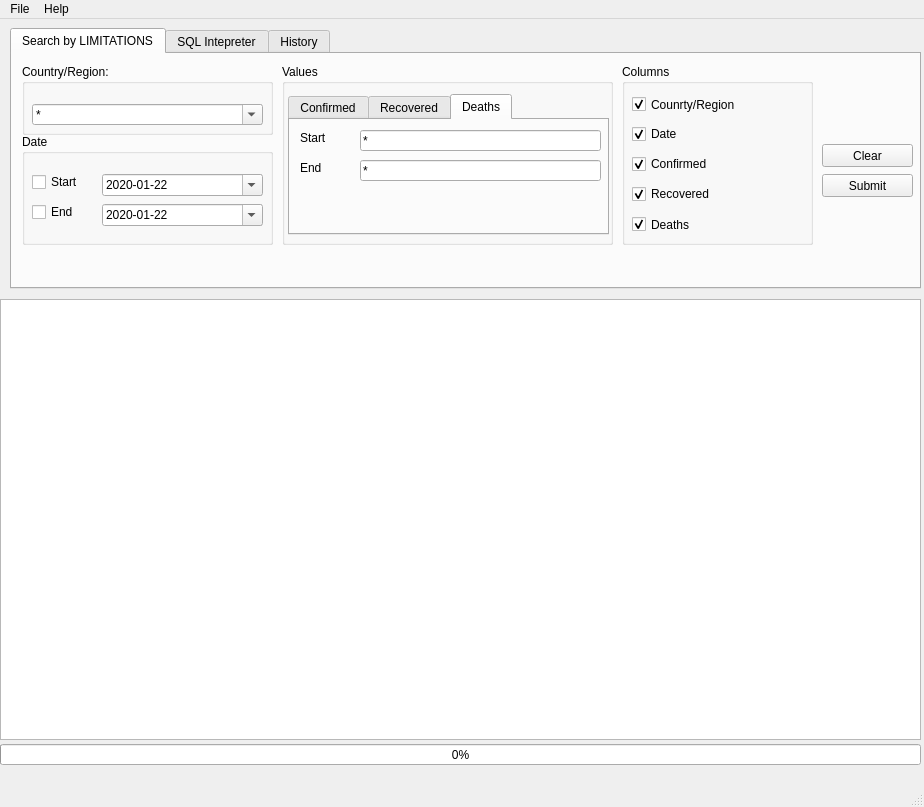
<?xml version="1.0" encoding="UTF-8"?>
<ui version="4.0">
 <class>MainWindow</class>
 <widget class="QMainWindow" name="MainWindow">
  <property name="geometry">
   <rect>
    <x>0</x>
    <y>0</y>
    <width>924</width>
    <height>807</height>
   </rect>
  </property>
  <property name="windowTitle">
   <string>pyCOVID</string>
  </property>
  <property name="windowIcon">
   <iconset>
    <normaloff>COVID-19.jpg</normaloff>COVID-19.jpg</iconset>
  </property>
  <widget class="QWidget" name="centralwidget">
   <widget class="QTabWidget" name="tabWidget">
    <property name="geometry">
     <rect>
      <x>10</x>
      <y>9</y>
      <width>911</width>
      <height>261</height>
     </rect>
    </property>
    <property name="currentIndex">
     <number>0</number>
    </property>
    <widget class="QWidget" name="tab">
     <attribute name="title">
      <string>Search by LIMITATIONS</string>
     </attribute>
     <widget class="QPushButton" name="submitVALUE">
      <property name="geometry">
       <rect>
        <x>810</x>
        <y>120</y>
        <width>91</width>
        <height>23</height>
       </rect>
      </property>
      <property name="text">
       <string>Submit</string>
      </property>
     </widget>
     <widget class="QGroupBox" name="groupBox">
      <property name="geometry">
       <rect>
        <x>10</x>
        <y>80</y>
        <width>251</width>
        <height>111</height>
       </rect>
      </property>
      <property name="title">
       <string>Date</string>
      </property>
      <widget class="QDateEdit" name="dateStart">
       <property name="geometry">
        <rect>
         <x>80</x>
         <y>40</y>
         <width>161</width>
         <height>22</height>
        </rect>
       </property>
       <property name="dateTime">
        <datetime>
         <hour>0</hour>
         <minute>0</minute>
         <second>0</second>
         <year>2020</year>
         <month>1</month>
         <day>22</day>
        </datetime>
       </property>
       <property name="displayFormat">
        <string>yyyy-MM-dd</string>
       </property>
       <property name="calendarPopup">
        <bool>true</bool>
       </property>
      </widget>
      <widget class="QDateEdit" name="dateEnd">
       <property name="geometry">
        <rect>
         <x>80</x>
         <y>70</y>
         <width>161</width>
         <height>22</height>
        </rect>
       </property>
       <property name="dateTime">
        <datetime>
         <hour>0</hour>
         <minute>0</minute>
         <second>0</second>
         <year>2020</year>
         <month>1</month>
         <day>22</day>
        </datetime>
       </property>
       <property name="displayFormat">
        <string>yyyy-MM-dd</string>
       </property>
       <property name="calendarPopup">
        <bool>true</bool>
       </property>
      </widget>
      <widget class="QCheckBox" name="checkBoxDateStart">
       <property name="geometry">
        <rect>
         <x>10</x>
         <y>40</y>
         <width>51</width>
         <height>16</height>
        </rect>
       </property>
       <property name="text">
        <string>Start</string>
       </property>
      </widget>
      <widget class="QCheckBox" name="checkBoxDateEnd">
       <property name="geometry">
        <rect>
         <x>10</x>
         <y>70</y>
         <width>51</width>
         <height>16</height>
        </rect>
       </property>
       <property name="text">
        <string>End</string>
       </property>
      </widget>
     </widget>
     <widget class="QGroupBox" name="groupBox_2">
      <property name="geometry">
       <rect>
        <x>10</x>
        <y>10</y>
        <width>251</width>
        <height>71</height>
       </rect>
      </property>
      <property name="title">
       <string>Country/Region:</string>
      </property>
      <widget class="QComboBox" name="contySelect">
       <property name="geometry">
        <rect>
         <x>10</x>
         <y>40</y>
         <width>231</width>
         <height>21</height>
        </rect>
       </property>
       <property name="editable">
        <bool>true</bool>
       </property>
       <property name="currentText">
        <string>*</string>
       </property>
      </widget>
     </widget>
     <widget class="QGroupBox" name="groupBox_3">
      <property name="geometry">
       <rect>
        <x>270</x>
        <y>10</y>
        <width>331</width>
        <height>181</height>
       </rect>
      </property>
      <property name="title">
       <string>Values</string>
      </property>
      <widget class="QTabWidget" name="tabWidget_2">
       <property name="geometry">
        <rect>
         <x>6</x>
         <y>30</y>
         <width>321</width>
         <height>141</height>
        </rect>
       </property>
       <property name="currentIndex">
        <number>2</number>
       </property>
       <widget class="QWidget" name="tab_3">
        <attribute name="title">
         <string>Confirmed</string>
        </attribute>
        <widget class="QLineEdit" name="CS">
         <property name="geometry">
          <rect>
           <x>70</x>
           <y>10</y>
           <width>241</width>
           <height>21</height>
          </rect>
         </property>
         <property name="text">
          <string>*</string>
         </property>
        </widget>
        <widget class="QLineEdit" name="CE">
         <property name="geometry">
          <rect>
           <x>70</x>
           <y>40</y>
           <width>241</width>
           <height>21</height>
          </rect>
         </property>
         <property name="text">
          <string>*</string>
         </property>
        </widget>
        <widget class="QLabel" name="label">
         <property name="geometry">
          <rect>
           <x>10</x>
           <y>10</y>
           <width>54</width>
           <height>16</height>
          </rect>
         </property>
         <property name="text">
          <string>Start</string>
         </property>
        </widget>
        <widget class="QLabel" name="label_2">
         <property name="geometry">
          <rect>
           <x>10</x>
           <y>40</y>
           <width>54</width>
           <height>16</height>
          </rect>
         </property>
         <property name="text">
          <string>End</string>
         </property>
        </widget>
       </widget>
       <widget class="QWidget" name="tab_4">
        <attribute name="title">
         <string>Recovered</string>
        </attribute>
        <widget class="QLineEdit" name="RS">
         <property name="geometry">
          <rect>
           <x>70</x>
           <y>10</y>
           <width>241</width>
           <height>21</height>
          </rect>
         </property>
         <property name="text">
          <string>*</string>
         </property>
        </widget>
        <widget class="QLineEdit" name="RE">
         <property name="geometry">
          <rect>
           <x>70</x>
           <y>40</y>
           <width>241</width>
           <height>21</height>
          </rect>
         </property>
         <property name="text">
          <string>*</string>
         </property>
        </widget>
        <widget class="QLabel" name="label_3">
         <property name="geometry">
          <rect>
           <x>10</x>
           <y>10</y>
           <width>54</width>
           <height>16</height>
          </rect>
         </property>
         <property name="text">
          <string>Start</string>
         </property>
        </widget>
        <widget class="QLabel" name="label_4">
         <property name="geometry">
          <rect>
           <x>10</x>
           <y>40</y>
           <width>54</width>
           <height>16</height>
          </rect>
         </property>
         <property name="text">
          <string>End</string>
         </property>
        </widget>
       </widget>
       <widget class="QWidget" name="tab_5">
        <attribute name="title">
         <string>Deaths</string>
        </attribute>
        <widget class="QLineEdit" name="DS">
         <property name="geometry">
          <rect>
           <x>70</x>
           <y>10</y>
           <width>241</width>
           <height>21</height>
          </rect>
         </property>
         <property name="text">
          <string>*</string>
         </property>
        </widget>
        <widget class="QLineEdit" name="DE">
         <property name="geometry">
          <rect>
           <x>70</x>
           <y>40</y>
           <width>241</width>
           <height>21</height>
          </rect>
         </property>
         <property name="text">
          <string>*</string>
         </property>
        </widget>
        <widget class="QLabel" name="label_5">
         <property name="geometry">
          <rect>
           <x>10</x>
           <y>10</y>
           <width>54</width>
           <height>16</height>
          </rect>
         </property>
         <property name="text">
          <string>Start</string>
         </property>
        </widget>
        <widget class="QLabel" name="label_6">
         <property name="geometry">
          <rect>
           <x>10</x>
           <y>40</y>
           <width>54</width>
           <height>16</height>
          </rect>
         </property>
         <property name="text">
          <string>End</string>
         </property>
        </widget>
       </widget>
      </widget>
     </widget>
     <widget class="QGroupBox" name="groupBox_4">
      <property name="geometry">
       <rect>
        <x>610</x>
        <y>10</y>
        <width>191</width>
        <height>181</height>
       </rect>
      </property>
      <property name="title">
       <string>Columns</string>
      </property>
      <widget class="QCheckBox" name="checkBoxCR">
       <property name="geometry">
        <rect>
         <x>10</x>
         <y>30</y>
         <width>171</width>
         <height>21</height>
        </rect>
       </property>
       <property name="text">
        <string>Counrty/Region</string>
       </property>
       <property name="checked">
        <bool>true</bool>
       </property>
      </widget>
      <widget class="QCheckBox" name="checkBoxDate">
       <property name="geometry">
        <rect>
         <x>10</x>
         <y>60</y>
         <width>111</width>
         <height>20</height>
        </rect>
       </property>
       <property name="text">
        <string>Date</string>
       </property>
       <property name="checked">
        <bool>true</bool>
       </property>
      </widget>
      <widget class="QCheckBox" name="checkBoxC">
       <property name="geometry">
        <rect>
         <x>10</x>
         <y>90</y>
         <width>111</width>
         <height>20</height>
        </rect>
       </property>
       <property name="text">
        <string>Confirmed</string>
       </property>
       <property name="checked">
        <bool>true</bool>
       </property>
      </widget>
      <widget class="QCheckBox" name="checkBoxR">
       <property name="geometry">
        <rect>
         <x>10</x>
         <y>120</y>
         <width>111</width>
         <height>20</height>
        </rect>
       </property>
       <property name="text">
        <string>Recovered</string>
       </property>
       <property name="checked">
        <bool>true</bool>
       </property>
      </widget>
      <widget class="QCheckBox" name="checkBoxD">
       <property name="geometry">
        <rect>
         <x>10</x>
         <y>150</y>
         <width>111</width>
         <height>21</height>
        </rect>
       </property>
       <property name="text">
        <string>Deaths</string>
       </property>
       <property name="checked">
        <bool>true</bool>
       </property>
      </widget>
     </widget>
     <widget class="QPushButton" name="clear">
      <property name="geometry">
       <rect>
        <x>810</x>
        <y>90</y>
        <width>91</width>
        <height>23</height>
       </rect>
      </property>
      <property name="text">
       <string>Clear</string>
      </property>
     </widget>
     <widget class="QLabel" name="label_9">
      <property name="geometry">
       <rect>
        <x>820</x>
        <y>10</y>
        <width>71</width>
        <height>71</height>
       </rect>
      </property>
      <property name="text">
       <string/>
      </property>
      <property name="pixmap">
       <pixmap>COVID-19.jpg</pixmap>
      </property>
      <property name="scaledContents">
       <bool>true</bool>
      </property>
     </widget>
    </widget>
    <widget class="QWidget" name="tab_2">
     <attribute name="title">
      <string>SQL Intepreter</string>
     </attribute>
     <widget class="QPushButton" name="submitSQL">
      <property name="geometry">
       <rect>
        <x>820</x>
        <y>10</y>
        <width>75</width>
        <height>23</height>
       </rect>
      </property>
      <property name="text">
       <string>Submit</string>
      </property>
     </widget>
     <widget class="QLineEdit" name="SQLBox">
      <property name="geometry">
       <rect>
        <x>10</x>
        <y>10</y>
        <width>801</width>
        <height>21</height>
       </rect>
      </property>
      <property name="text">
       <string>SELECT * FROM Country_CRD LIMIT 500;</string>
      </property>
     </widget>
    </widget>
    <widget class="QWidget" name="tab_8">
     <attribute name="title">
      <string>History</string>
     </attribute>
     <widget class="QPlainTextEdit" name="History">
      <property name="geometry">
       <rect>
        <x>13</x>
        <y>10</y>
        <width>891</width>
        <height>211</height>
       </rect>
      </property>
      <property name="readOnly">
       <bool>true</bool>
      </property>
     </widget>
    </widget>
   </widget>
   <widget class="QProgressBar" name="progressBar">
    <property name="geometry">
     <rect>
      <x>0</x>
      <y>725</y>
      <width>921</width>
      <height>21</height>
     </rect>
    </property>
    <property name="value">
     <number>0</number>
    </property>
   </widget>
   <widget class="QTableWidget" name="tableWidget">
    <property name="geometry">
     <rect>
      <x>0</x>
      <y>280</y>
      <width>921</width>
      <height>441</height>
     </rect>
    </property>
    <property name="sortingEnabled">
     <bool>true</bool>
    </property>
   </widget>
  </widget>
  <widget class="QMenuBar" name="menubar">
   <property name="geometry">
    <rect>
     <x>0</x>
     <y>0</y>
     <width>924</width>
     <height>28</height>
    </rect>
   </property>
   <widget class="QMenu" name="menuFile">
    <property name="title">
     <string>File</string>
    </property>
    <addaction name="actionConnect"/>
    <addaction name="separator"/>
    <addaction name="actionExport"/>
    <addaction name="separator"/>
    <addaction name="actionQuit"/>
   </widget>
   <widget class="QMenu" name="menuAbout">
    <property name="title">
     <string>Help</string>
    </property>
    <addaction name="actionHelp"/>
    <addaction name="separator"/>
    <addaction name="actionAbout"/>
   </widget>
   <addaction name="menuFile"/>
   <addaction name="menuAbout"/>
  </widget>
  <widget class="QStatusBar" name="statusBar"/>
  <action name="actionConnect">
   <property name="text">
    <string>Connect</string>
   </property>
  </action>
  <action name="action">
   <property name="text">
    <string>_</string>
   </property>
  </action>
  <action name="actionQuit">
   <property name="text">
    <string>Quit</string>
   </property>
  </action>
  <action name="actionHelp">
   <property name="text">
    <string>Help</string>
   </property>
  </action>
  <action name="actionAbout">
   <property name="text">
    <string>About this Program</string>
   </property>
  </action>
  <action name="actionCSV">
   <property name="text">
    <string>Comma Separated Value (CSV)</string>
   </property>
  </action>
  <action name="actionTab_Separated_Value_TSV">
   <property name="text">
    <string>Tab Separated Value (TSV)</string>
   </property>
  </action>
  <action name="actionSQL_INSERT">
   <property name="text">
    <string>SQL INSERT</string>
   </property>
  </action>
  <action name="actionExport">
   <property name="text">
    <string>Export Result as...</string>
   </property>
  </action>
  <action name="actionAbout_COVID_19">
   <property name="text">
    <string>About COVID-19</string>
   </property>
  </action>
 </widget>
 <resources/>
 <connections/>
</ui>
